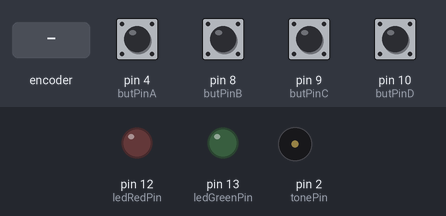
A sketch run on a simulated Arduino Uno, built with avr-gcc and run on an emulated ATmega328P. On the bench: output pins drawn as LEDs (lit = HIGH), buzzer (waves = sounding). The test bench sets the inputs (shaded band); at power-on: pin 4 (butPinA), pin 8 (butPinB), pin 9 (butPinC), pin 10 (butPinD) LOW. What the sketch prints to the serial monitor is not drawn.

Above: at 1.2 s.
1.3 s: rotary encoder on pin 4 (butPinA) / pin 8 (butPinB) turned 1 step (first pin leading)
At 1.7 s:
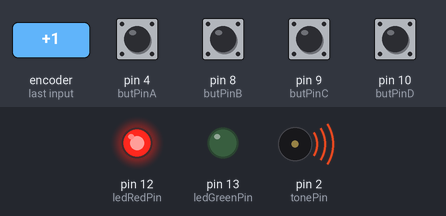
Timing chart, 0 to 4.9 s (numbered marks = the images above; inputs shaded):
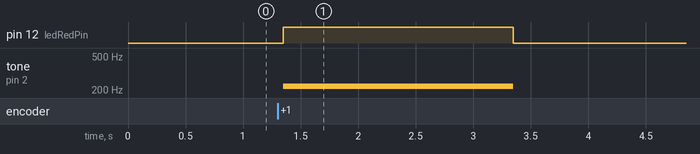

The sketch:

Arduino_Code.ino
```cpp
int butPinA = 4;
int butPinB = 8;
int butPinC = 9;
int butPinD = 10;
int tonePin = 2;
int ledGreenPin = 13;
int ledRedPin = 12;
int valA;
int valB;
int valC;
int valD;
int question = 1;
int correct = 0;
bool resultA = false;
bool resultB = false;
bool resultC = false;
bool resultD = false;

void setup() {
  Serial.begin(9600);
  pinMode(butPinA, INPUT);
  pinMode(butPinB, INPUT);
  pinMode(butPinC, INPUT);
  pinMode(butPinD, INPUT);
  pinMode(ledGreenPin, OUTPUT);
  pinMode(ledRedPin, OUTPUT);
}

void correctFunc() {
  correct++;
  question++;
  digitalWrite(ledGreenPin, HIGH);
  tone(tonePin, 440, 100);
  delay(200);
  tone(tonePin, 440, 100);
  delay(200);
  tone(tonePin, 440, 100);
  delay(100);
  digitalWrite(ledGreenPin, LOW);
}

void wrongFunc() {
  question++;
  digitalWrite(ledRedPin, HIGH);
  tone(tonePin, 220, 500);
  delay(500);
  digitalWrite(ledRedPin, LOW);
}

void results() {
  Serial.println("Results: ");
  Serial.print(correct);
  Serial.print("/");
  Serial.print(question - 1);
  Serial.println(" questions correct");
  if (resultA == true) {
    Serial.println("Question A: Correct");
  } else {
    Serial.println("Question A: Incorrect");
  }
  if (resultB == true) {
    Serial.println("Question B: Correct");
  } else {
    Serial.println("Question B: Incorrect");
  }
  if (resultC == true) {
    Serial.println("Question C: Correct");
  } else {
    Serial.println("Question C: Incorrect");
  }
  if (resultD == true) {
    Serial.println("Question D: Correct");
  } else {
    Serial.println("Question D: Incorrect");
  }
}

void loop() {
  valA = digitalRead(butPinA);
  valB = digitalRead(butPinB);
  valC = digitalRead(butPinC);
  valD = digitalRead(butPinD);

  if (question == 1) {
    if (valB == HIGH || valA == HIGH || valD == HIGH) {
      wrongFunc();
    } else if (valC == HIGH) {
      correctFunc();
      resultA = true;
    }
  } else if (question == 2) {
    if (valC == HIGH || valA == HIGH || valD == HIGH) {
      wrongFunc();
    } else if (valB == HIGH) {
      correctFunc();
      resultB = true;
    }
  } else if (question == 3) {
    if (valB == HIGH || valA == HIGH || valD == HIGH) {
      wrongFunc();
    } else if (valC == HIGH) {
      correctFunc();
      resultC = true;
    }
  } else if (question == 4) {
    if (valB == HIGH || valC == HIGH || valD == HIGH) {
      wrongFunc();
      results();
    } else if (valA == HIGH) {
      correctFunc();
      resultD = true;
      results();
    }
  }
}
```

Measured:
- after the input at 1.3 s, pin 12 (ledRedPin): LOW → HIGH after 0.05 s, → LOW 2.0 s later; tone on pin 2 (tonePin): silent → 220 Hz after 0.05 s, → silent 2.0 s later
